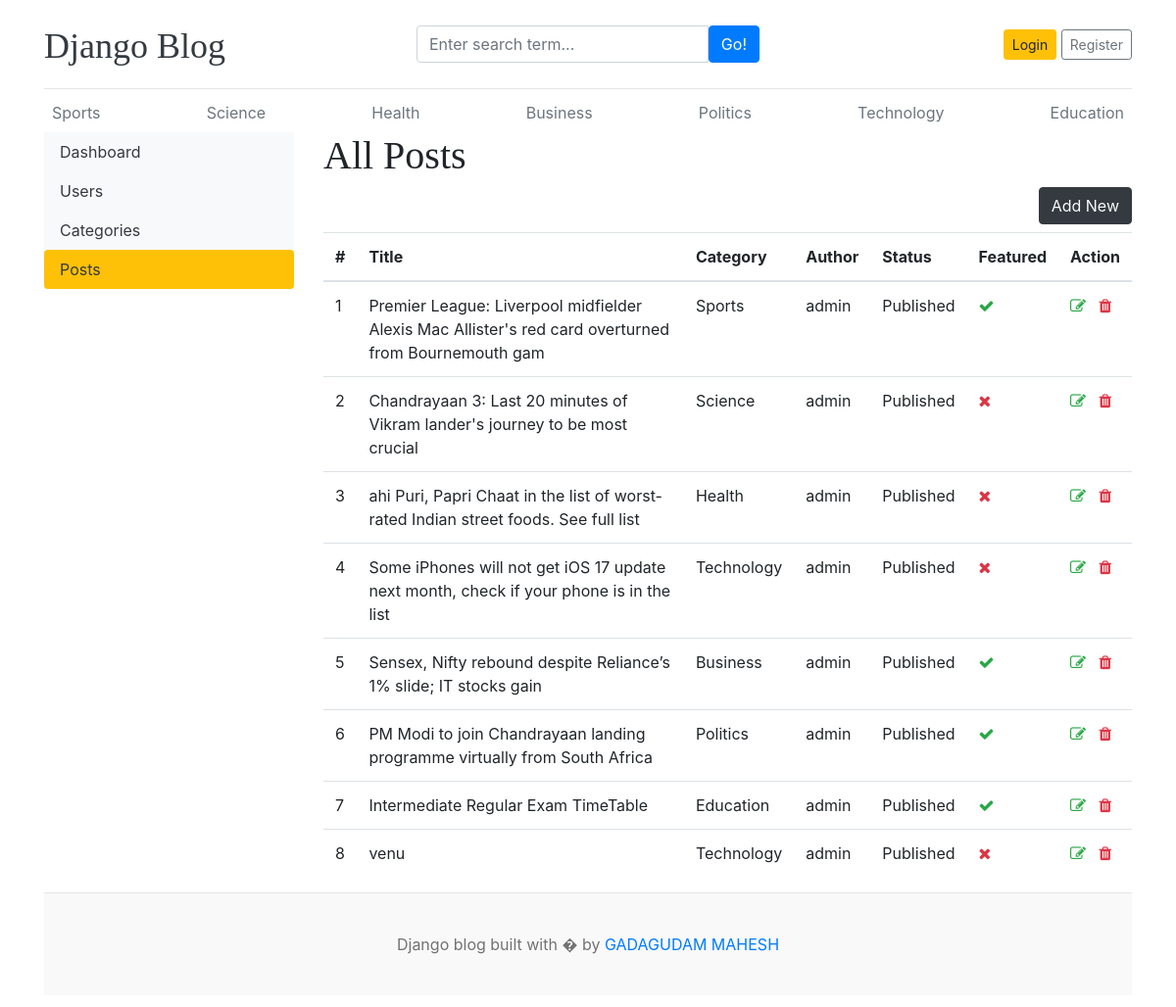
The app's page /dashboard/posts/ with its own data.
### blog/models.py (models this page shows, shortened)
class Category(models.Model):
    category_name=models.CharField(max_length=50,unique=True)
    created_at=models.DateTimeField(auto_now_add=True)
    updated_at=models.DateTimeField(auto_now=True)
    class Meta:
        verbose_name_plural='categories'
    def __str__(self):
        return self.category_name

class Blog(models.Model):
    title=models.CharField(max_length=100)
    slug=models.SlugField(max_length=150,unique=True,blank=True)
    category=models.ForeignKey(Category,on_delete=models.CASCADE)
    author=models.ForeignKey(User,on_delete=models.CASCADE)
    featured_image=models.ImageField(upload_to='upload/%Y/%M/%d')
    short_description=models.TextField(max_length=2000)
    blog_body=models.TextField(max_length=5000)
    status=models.CharField(max_length=20, choices=STATUS_CHOICES,default=0)
    is_featured=models.BooleanField(default=False)
    created_at=models.DateTimeField(auto_now_add=True)
    updated_at=models.DateTimeField(auto_now=True)

### dashboards/views.py (the view)
# urls.py: path('posts/',views.posts,name='posts'),
def posts(request):
    posts=Blog.objects.all()
    context={
        'posts':posts
    }
    return render(request,'dashboard/posts.html',context)

### blog/context_processor.py (called while the page is built)
def get_categories(request):
    categories=Category.objects.all()
    return dict(categories=categories)

def get_social_links(request):
    social_links=SocialLink.objects.all()
    return dict(social_links=social_links)

### templates/dashboard/posts.html (shortened to what this page needs)
{% extends 'base.html' %}
{% block content %}
  <div class="row">
    {% include 'dashboard/sidebar.html' %}
    <div class="col-md-9">
      <h1>All Posts</h1>
      <a href="{% url 'add_post' %}" class="btn btn-dark text-light float-right mb-2">Add New</a>
      <table class="table table-hover">
        <thead>
          <tr>
            <th scope="col">#</th>
            <th scope="col">Title</th>
            <th scope="col">Category</th>
            <th scope="col">Author</th>
            <th scope="col">Status</th>
            <th scope="col">Featured</th>
            <th scope="col">Action</th>
          </tr>
          <tbody>
            {% for post  in posts %}
            <tr>
              <td>{{forloop.counter}}</td>
              <td>{{post.title}}</td>
              <td>{{post.category}}</td>
              <td>{{post.author}}</td>
              <td>{{post.status}}</td>
              <td>{% if post.is_featured %}<i class="fa fa-check text-success"></i>{% else %}<i class="fa fa-times text-danger"></i>{% endif %}</td>
              <td>
                <a href="{% url 'edit_post' post.id %}" <i class="fa fa-edit text-success"></i></a>
                <a href="{% url 'delete_post' post.id %}" <i class="fa fa-trash text-danger"></i></a>
              </td>
            </tr>
            {% endfor %}
          </tbody>
        </thead>
      </table>
    </div>
  </div>
{% endblock %}

### templates/base.html (shortened to what this page needs)
{% load static %}
<!DOCTYPE html>
<html lang="en">
<head>
    <link href="https://getbootstrap.com/docs/4.0/dist/css/bootstrap.min.css" rel="stylesheet">
    <link href="{% static 'css/blog.css' %}" rel="stylesheet">
    <link rel="stylesheet" href="https://cdnjs.cloudflare.com/ajax/libs/font-awesome/4.7.0/css/font-awesome.min.css">
  </head>
<body>
    <div class="container">
      <header class="blog-header py-3">
        <div class="row flex-nowrap justify-content-between align-items-center">
          <div class="col-4 pt-1">
            <a class="blog-header-logo text-dark" href="/">Django Blog</a>
          </div>
          <div class="col-4">
            <form action="{% url 'search' %}" method="GET">
              <div class="input-group">
                <input class="form-control" type="text" name="keyword" value="{{keyword}}" placeholder="Enter search term..." aria-label="Enter search term..." aria-describedby="button-search" />
                <button type="submit" class="btn btn-primary" id="button-search" type="button">Go!</button>
            </div>
            </form>
          </div>
          <div class="col-4 d-flex justify-content-end align-items-center">
            {% if not user.is_authenticated %}
            <a class="btn btn-sm btn-warning" href="{% url 'login' %}">Login</a> &nbsp;
            <a class="btn btn-sm btn-outline-secondary" href="{% url 'register' %}">Register</a>
          </div>
          {% else %}
          <span><a href="{% url 'dashboard' %}">Dashboard</a></span>
          &emsp;
          <span><a href="{% url 'logout' %}">Logout</a></span>
          {% endif %}
        </div>
      </header>
      <div class="nav-scroller py-1 mb-2">
        <nav class="nav d-flex justify-content-between">
          {% for cat in categories %}
          <a class="p-2 text-muted" href="{% url 'posts_by_category' cat.id %}">{{cat.category_name}}</a>
          {% endfor %}
        </nav
      </div>
{% block content %}
{% endblock  %}
<footer class="blog-footer">
    <p>Django blog built with � by <a href="#">GADAGUDAM MAHESH</a></p>
  </footer>
  </body>
  </html>

### project1/static/css/blog.css (style rules this page uses)
.blog-header { border-bottom: 1px solid #e5e5e5; }
.blog-header-logo { font-family: "Playfair Display", Georgia, "Times New Roman", serif; font-size: 2.25rem; }
h1, h2, h3, h4, h5, h6 { font-family: "Playfair Display", Georgia, "Times New Roman", serif; }
.blog-footer { padding: 2.5rem 0; color: #727272; text-align: center; background-color: #f9f9f9; border-top: .05rem solid #e5e5e5; }
.blog-footer p:last-child { margin-bottom: 0; }

### records on screen
Category: category_name "Sports"
Category: category_name "Science"
Category: category_name "Health"
Category: category_name "Business"
Category: category_name "Politics"
Category: category_name "Technology"
Category: category_name "Education"
Blog: title "Premier League: Liverpool midfielder Alexis Mac Allister's red card overturned from Bournemouth gam", category "Sports", author "admin", status "Published", is_featured True (drawn)
Blog: title "Chandrayaan 3: Last 20 minutes of Vikram lander's journey to be most crucial", category "Science", author "admin", status "Published", is_featured False (drawn)
Blog: title "ahi Puri, Papri Chaat in the list of worst-rated Indian street foods. See full list", category "Health", author "admin", status "Published", is_featured False (drawn)
Blog: title "Some iPhones will not get iOS 17 update next month, check if your phone is in the list", category "Technology", author "admin", status "Published", is_featured False (drawn)
Blog: title "Sensex, Nifty rebound despite Reliance’s 1% slide; IT stocks gain", category "Business", author "admin", status "Published", is_featured True (drawn)
Blog: title "PM Modi to join Chandrayaan landing programme virtually from South Africa", category "Politics", author "admin", status "Published", is_featured True (drawn)
Blog: title "Intermediate Regular Exam TimeTable", category "Education", author "admin", status "Published", is_featured True (drawn)
Blog: title "venu", category "Technology", author "admin", status "Published", is_featured False (drawn)
